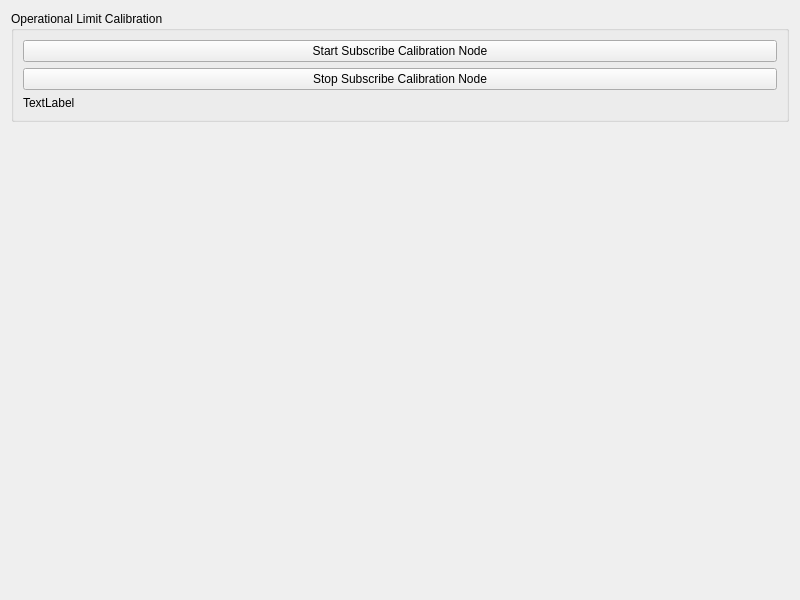
<?xml version="1.0" encoding="UTF-8"?>
<ui version="4.0">
 <class>OperationalLimitTab</class>
 <widget class="QWidget" name="OperationalLimitTab">
  <property name="geometry">
   <rect>
    <x>0</x>
    <y>0</y>
    <width>800</width>
    <height>600</height>
   </rect>
  </property>
  <layout class="QVBoxLayout" name="verticalLayout">
   <item>
    <widget class="QGroupBox" name="groupBox">
     <property name="title">
      <string>Operational Limit Calibration</string>
     </property>
     <layout class="QVBoxLayout" name="verticalLayout_2">
      <item>
       <widget class="QPushButton" name="start_subscribe_Button">
        <property name="text">
         <string>Start Subscribe Calibration Node</string>
        </property>
       </widget>
      </item>
      <item>
       <widget class="QPushButton" name="stop_subscribe_Button">
        <property name="text">
         <string>Stop Subscribe Calibration Node</string>
        </property>
       </widget>
      </item>
      <item>
       <widget class="QLabel" name="test_label">
        <property name="text">
         <string>TextLabel</string>
        </property>
       </widget>
      </item>
     </layout>
    </widget>
   </item>
   <item>
    <spacer name="verticalSpacer">
     <property name="orientation">
      <enum>Qt::Orientation::Vertical</enum>
     </property>
     <property name="sizeHint" stdset="0">
      <size>
       <width>20</width>
       <height>40</height>
      </size>
     </property>
    </spacer>
   </item>
  </layout>
 </widget>
 <resources/>
 <connections/>
</ui> 
